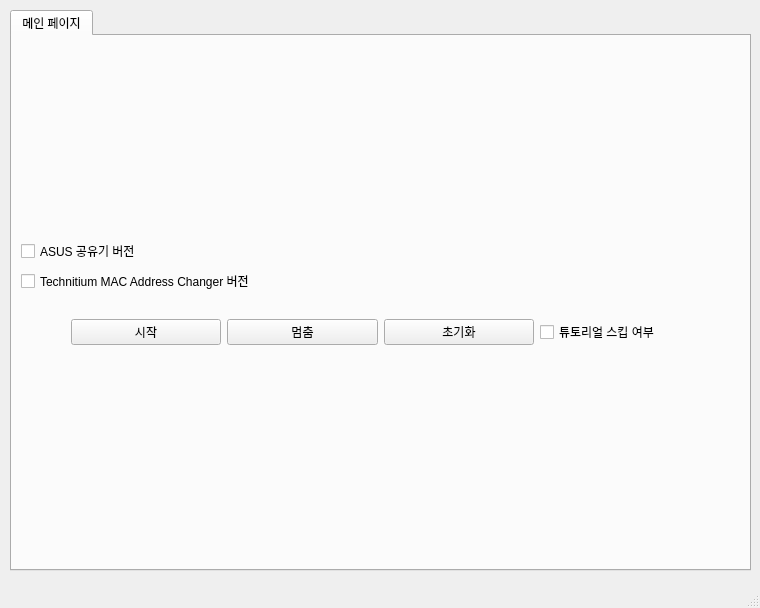
<?xml version="1.0" encoding="UTF-8"?>
<ui version="4.0">
 <class>MainWindow</class>
 <widget class="QMainWindow" name="MainWindow">
  <property name="geometry">
   <rect>
    <x>0</x>
    <y>0</y>
    <width>760</width>
    <height>608</height>
   </rect>
  </property>
  <property name="windowTitle">
   <string>MainWindow</string>
  </property>
  <widget class="QWidget" name="centralwidget">
   <widget class="QTabWidget" name="verticalTabWidget">
    <property name="geometry">
     <rect>
      <x>10</x>
      <y>10</y>
      <width>741</width>
      <height>561</height>
     </rect>
    </property>
    <property name="tabPosition">
     <enum>QTabWidget::North</enum>
    </property>
    <property name="currentIndex">
     <number>0</number>
    </property>
    <widget class="QWidget" name="verticalTabWidgetPage1">
     <attribute name="title">
      <string>메인 페이지</string>
     </attribute>
     <layout class="QVBoxLayout" name="verticalLayout1">
      <item>
       <layout class="QVBoxLayout" name="verticalLayout">
        <item>
         <widget class="QCheckBox" name="ASUSCheckBox">
          <property name="text">
           <string>ASUS 공유기 버전</string>
          </property>
         </widget>
        </item>
        <item>
         <widget class="QCheckBox" name="PAGCheckBox">
          <property name="text">
           <string>Technitium MAC Address Changer 버전</string>
          </property>
         </widget>
        </item>
        <item>
         <layout class="QHBoxLayout" name="hbox">
          <property name="leftMargin">
           <number>50</number>
          </property>
          <property name="topMargin">
           <number>20</number>
          </property>
          <property name="rightMargin">
           <number>50</number>
          </property>
          <property name="bottomMargin">
           <number>20</number>
          </property>
          <item>
           <widget class="QPushButton" name="start">
            <property name="text">
             <string>시작</string>
            </property>
           </widget>
          </item>
          <item>
           <widget class="QPushButton" name="stop">
            <property name="text">
             <string>멈춤</string>
            </property>
           </widget>
          </item>
          <item>
           <widget class="QPushButton" name="reset">
            <property name="text">
             <string>초기화</string>
            </property>
           </widget>
          </item>
          <item>
           <widget class="QCheckBox" name="isDoneTutorial">
            <property name="text">
             <string>튜토리얼 스킵 여부</string>
            </property>
           </widget>
          </item>
         </layout>
        </item>
       </layout>
      </item>
     </layout>
    </widget>
   </widget>
  </widget>
  <widget class="QMenuBar" name="menubar">
   <property name="geometry">
    <rect>
     <x>0</x>
     <y>0</y>
     <width>760</width>
     <height>21</height>
    </rect>
   </property>
  </widget>
  <widget class="QStatusBar" name="statusbar"/>
 </widget>
 <resources/>
 <connections/>
</ui>
